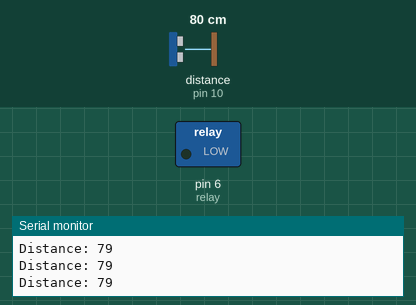
A sketch run on a simulated Arduino Uno, built with avr-gcc and run on an emulated ATmega328P. Parts: switched loads named in the sketch (green lamp = pin HIGH), the last lines printed to the serial monitor. Wiring (inferred from the names in the program): ultrasonic range finder: trigger pin 9; echo pin 10. The test bench sets the inputs (shaded band); at power-on: distance to the obstacle (sensor on pin 10) 80 cm. The echo pulse lasts 58.3 µs per cm; pins used as bus, display or sensor lines are not drawn.

Above: at 1.2 s.
1.3 s: distance to the obstacle (sensor on pin 10) set to 24 cm
2.8 s: distance to the obstacle (sensor on pin 10) set to 20 cm
At 3.2 s:
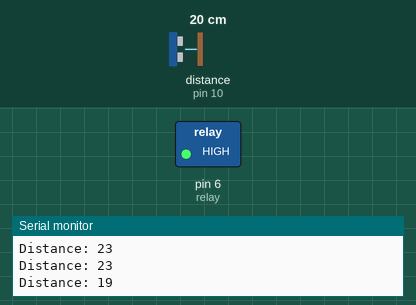
Timing chart, 0 to 5.8 s (numbered marks = the images above; inputs shaded):
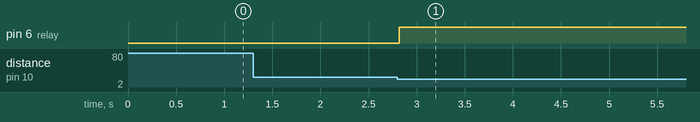

The sketch:

mayankiot.ino
```cpp
// defines pins numbers
const int trigPin = 9;
const int echoPin = 10;
const int relay = 6;
// defines variables
long duration;
int distance;
void setup() {
pinMode(trigPin, OUTPUT); // Sets the trigPin as an Output
pinMode(echoPin, INPUT); // Sets the echoPin as an Input
pinMode(relay, OUTPUT);
Serial.begin(9600); // Starts the serial communication
}
void loop() {
// Clears the trigPin
digitalWrite(trigPin, LOW);
delayMicroseconds(2);
// Sets the trigPin on HIGH state for 10 micro seconds
digitalWrite(trigPin, HIGH);
delayMicroseconds(10);
digitalWrite(trigPin, LOW);
// Reads the echoPin, returns the sound wave travel time in microseconds
duration = pulseIn(echoPin, HIGH);
// Calculating the distance
distance= duration*0.034/2;
// Prints the distance on the Serial Monitor
Serial.print("Distance: ");
Serial.println(distance);
  if (distance <= 20)
  {
    digitalWrite(relay, HIGH);
    delay(20000);
  }
  if (distance >=20)
  {

    digitalWrite(relay, LOW);
  }

}
```

Measured:
- the behaviour switches between 22 and 21 cm on distance to the obstacle (sensor on pin 10) (found by bisection; images 0 and 1)
- after the input at 2.8 s, pin 6 (relay): LOW → HIGH at once
